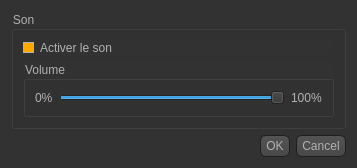
<?xml version="1.0" encoding="UTF-8"?>
<ui version="4.0">
 <class>ParametresSon</class>
 <widget class="QDialog" name="ParametresSon">
  <property name="geometry">
   <rect>
    <x>0</x>
    <y>0</y>
    <width>357</width>
    <height>153</height>
   </rect>
  </property>
  <property name="windowTitle">
   <string>Dialog</string>
  </property>
  <property name="styleSheet">
   <string notr="true">QToolTip
{
     border: 1px solid black;
     background-color: #ffa02f;
     padding: 1px;
     border-radius: 3px;
     opacity: 100;
}

QWidget
{
    color: #b1b1b1;
    background-color: #323232;
}

QWidget:item:hover
{
    background-color: QLinearGradient( x1: 0, y1: 0, x2: 0, y2: 1, stop: 0 #ffa02f, stop: 1 #ca0619);
    color: #000000;
}

QWidget:item:selected
{
    background-color: QLinearGradient( x1: 0, y1: 0, x2: 0, y2: 1, stop: 0 #ffa02f, stop: 1 #d7801a);
}

QMenuBar::item
{
    background: transparent;
}

QMenuBar::item:selected
{
    background: transparent;
    border: 1px solid #ffaa00;
}

QMenuBar::item:pressed
{
    background: #444;
    border: 1px solid #000;
    background-color: QLinearGradient(
        x1:0, y1:0,
        x2:0, y2:1,
        stop:1 #212121,
        stop:0.4 #343434/*,
        stop:0.2 #343434,
        stop:0.1 #ffaa00*/
    );
    margin-bottom:-1px;
    padding-bottom:1px;
}

QMenu
{
    border: 1px solid #000;
}

QMenu::item
{
    padding: 2px 20px 2px 20px;
}

QMenu::item:selected
{
    color: #000000;
}

QWidget:disabled
{
    color: #404040;
    background-color: #323232;
}

QAbstractItemView
{
    background-color: QLinearGradient( x1: 0, y1: 0, x2: 0, y2: 1, stop: 0 #4d4d4d, stop: 0.1 #646464, stop: 1 #5d5d5d);
}

QWidget:focus
{
    /*border: 2px solid QLinearGradient( x1: 0, y1: 0, x2: 0, y2: 1, stop: 0 #ffa02f, stop: 1 #d7801a);*/
}

QLineEdit
{
    background-color: QLinearGradient( x1: 0, y1: 0, x2: 0, y2: 1, stop: 0 #4d4d4d, stop: 0 #646464, stop: 1 #5d5d5d);
    padding: 1px;
    border-style: solid;
    border: 1px solid #1e1e1e;
    border-radius: 5;
}

QPushButton
{
    color: #b1b1b1;
    background-color: QLinearGradient( x1: 0, y1: 0, x2: 0, y2: 1, stop: 0 #565656, stop: 0.1 #525252, stop: 0.5 #4e4e4e, stop: 0.9 #4a4a4a, stop: 1 #464646);
    border-width: 1px;
    border-color: #1e1e1e;
    border-style: solid;
    border-radius: 6;
    padding: 3px;
    font-size: 12px;
    padding-left: 5px;
    padding-right: 5px;
}

QPushButton:pressed
{
    background-color: QLinearGradient( x1: 0, y1: 0, x2: 0, y2: 1, stop: 0 #2d2d2d, stop: 0.1 #2b2b2b, stop: 0.5 #292929, stop: 0.9 #282828, stop: 1 #252525);
}

QComboBox
{
    selection-background-color: #ffaa00;
    background-color: QLinearGradient( x1: 0, y1: 0, x2: 0, y2: 1, stop: 0 #565656, stop: 0.1 #525252, stop: 0.5 #4e4e4e, stop: 0.9 #4a4a4a, stop: 1 #464646);
    border-style: solid;
    border: 1px solid #1e1e1e;
    border-radius: 5;
}

QComboBox:hover,QPushButton:hover
{
    border: 2px solid QLinearGradient( x1: 0, y1: 0, x2: 0, y2: 1, stop: 0 #ffa02f, stop: 1 #d7801a);
}


QComboBox:on
{
    padding-top: 3px;
    padding-left: 4px;
    background-color: QLinearGradient( x1: 0, y1: 0, x2: 0, y2: 1, stop: 0 #2d2d2d, stop: 0.1 #2b2b2b, stop: 0.5 #292929, stop: 0.9 #282828, stop: 1 #252525);
    selection-background-color: #ffaa00;
}

QComboBox QAbstractItemView
{
    border: 2px solid darkgray;
    selection-background-color: QLinearGradient( x1: 0, y1: 0, x2: 0, y2: 1, stop: 0 #ffa02f, stop: 1 #d7801a);
}

QComboBox::drop-down
{
     subcontrol-origin: padding;
     subcontrol-position: top right;
     width: 15px;

     border-left-width: 0px;
     border-left-color: darkgray;
     border-left-style: solid; /* just a single line */
     border-top-right-radius: 3px; /* same radius as the QComboBox */
     border-bottom-right-radius: 3px;
 }

QComboBox::down-arrow
{
     image: url(:/down_arrow.png);
}

QGroupBox:focus
{
border: 2px solid QLinearGradient( x1: 0, y1: 0, x2: 0, y2: 1, stop: 0 #ffa02f, stop: 1 #d7801a);
}

QTextEdit:focus
{
    border: 2px solid QLinearGradient( x1: 0, y1: 0, x2: 0, y2: 1, stop: 0 #ffa02f, stop: 1 #d7801a);
}

QScrollBar:horizontal {
     border: 1px solid #222222;
     background: QLinearGradient( x1: 0, y1: 0, x2: 0, y2: 1, stop: 0.0 #121212, stop: 0.2 #282828, stop: 1 #484848);
     height: 7px;
     margin: 0px 16px 0 16px;
}

QScrollBar::handle:horizontal
{
      background: QLinearGradient( x1: 0, y1: 0, x2: 1, y2: 0, stop: 0 #ffa02f, stop: 0.5 #d7801a, stop: 1 #ffa02f);
      min-height: 20px;
      border-radius: 2px;
}

QScrollBar::add-line:horizontal {
      border: 1px solid #1b1b19;
      border-radius: 2px;
      background: QLinearGradient( x1: 0, y1: 0, x2: 1, y2: 0, stop: 0 #ffa02f, stop: 1 #d7801a);
      width: 14px;
      subcontrol-position: right;
      subcontrol-origin: margin;
}

QScrollBar::sub-line:horizontal {
      border: 1px solid #1b1b19;
      border-radius: 2px;
      background: QLinearGradient( x1: 0, y1: 0, x2: 1, y2: 0, stop: 0 #ffa02f, stop: 1 #d7801a);
      width: 14px;
     subcontrol-position: left;
     subcontrol-origin: margin;
}

QScrollBar::right-arrow:horizontal, QScrollBar::left-arrow:horizontal
{
      border: 1px solid black;
      width: 1px;
      height: 1px;
      background: white;
}

QScrollBar::add-page:horizontal, QScrollBar::sub-page:horizontal
{
      background: none;
}

QScrollBar:vertical
{
      background: QLinearGradient( x1: 0, y1: 0, x2: 1, y2: 0, stop: 0.0 #121212, stop: 0.2 #282828, stop: 1 #484848);
      width: 7px;
      margin: 16px 0 16px 0;
      border: 1px solid #222222;
}

QScrollBar::handle:vertical
{
      background: QLinearGradient( x1: 0, y1: 0, x2: 0, y2: 1, stop: 0 #ffa02f, stop: 0.5 #d7801a, stop: 1 #ffa02f);
      min-height: 20px;
      border-radius: 2px;
}

QScrollBar::add-line:vertical
{
      border: 1px solid #1b1b19;
      border-radius: 2px;
      background: QLinearGradient( x1: 0, y1: 0, x2: 0, y2: 1, stop: 0 #ffa02f, stop: 1 #d7801a);
      height: 14px;
      subcontrol-position: bottom;
      subcontrol-origin: margin;
}

QScrollBar::sub-line:vertical
{
      border: 1px solid #1b1b19;
      border-radius: 2px;
      background: QLinearGradient( x1: 0, y1: 0, x2: 0, y2: 1, stop: 0 #d7801a, stop: 1 #ffa02f);
      height: 14px;
      subcontrol-position: top;
      subcontrol-origin: margin;
}

QScrollBar::up-arrow:vertical, QScrollBar::down-arrow:vertical
{
      border: 1px solid black;
      width: 1px;
      height: 1px;
      background: white;
}


QScrollBar::add-page:vertical, QScrollBar::sub-page:vertical
{
      background: none;
}

QTextEdit
{
    background-color: #242424;
}

QPlainTextEdit
{
    background-color: #242424;
}

QHeaderView::section
{
    background-color: QLinearGradient(x1:0, y1:0, x2:0, y2:1, stop:0 #616161, stop: 0.5 #505050, stop: 0.6 #434343, stop:1 #656565);
    color: white;
    padding-left: 4px;
    border: 1px solid #6c6c6c;
}

QCheckBox:disabled
{
color: #414141;
}

QDockWidget::title
{
    text-align: center;
    spacing: 3px; /* spacing between items in the tool bar */
    background-color: QLinearGradient(x1:0, y1:0, x2:0, y2:1, stop:0 #323232, stop: 0.5 #242424, stop:1 #323232);
}

QDockWidget::close-button, QDockWidget::float-button
{
    text-align: center;
    spacing: 1px; /* spacing between items in the tool bar */
    background-color: QLinearGradient(x1:0, y1:0, x2:0, y2:1, stop:0 #323232, stop: 0.5 #242424, stop:1 #323232);
}

QDockWidget::close-button:hover, QDockWidget::float-button:hover
{
    background: #242424;
}

QDockWidget::close-button:pressed, QDockWidget::float-button:pressed
{
    padding: 1px -1px -1px 1px;
}

QMainWindow::separator
{
    background-color: QLinearGradient(x1:0, y1:0, x2:0, y2:1, stop:0 #161616, stop: 0.5 #151515, stop: 0.6 #212121, stop:1 #343434);
    color: white;
    padding-left: 4px;
    border: 1px solid #4c4c4c;
    spacing: 3px; /* spacing between items in the tool bar */
}

QMainWindow::separator:hover
{

    background-color: QLinearGradient(x1:0, y1:0, x2:0, y2:1, stop:0 #d7801a, stop:0.5 #b56c17 stop:1 #ffa02f);
    color: white;
    padding-left: 4px;
    border: 1px solid #6c6c6c;
    spacing: 3px; /* spacing between items in the tool bar */
}

QToolBar::handle
{
     spacing: 3px; /* spacing between items in the tool bar */
     background: url(:/images/handle.png);
}

QMenu::separator
{
    height: 2px;
    background-color: QLinearGradient(x1:0, y1:0, x2:0, y2:1, stop:0 #161616, stop: 0.5 #151515, stop: 0.6 #212121, stop:1 #343434);
    color: white;
    padding-left: 4px;
    margin-left: 10px;
    margin-right: 5px;
}

QProgressBar
{
    border: 2px solid grey;
    border-radius: 5px;
    text-align: center;
}

QProgressBar::chunk
{
    background-color: #d7801a;
    width: 2.15px;
    margin: 0.5px;
}

QTabBar::tab {
    color: #b1b1b1;
    border: 1px solid #444;
    border-bottom-style: none;
    background-color: #323232;
    padding-left: 10px;
    padding-right: 10px;
    padding-top: 3px;
    padding-bottom: 2px;
    margin-right: -1px;
}

QTabWidget::pane {
    border: 1px solid #444;
    top: 1px;
}

QTabBar::tab:last
{
    margin-right: 0; /* the last selected tab has nothing to overlap with on the right */
    border-top-right-radius: 3px;
}

QTabBar::tab:first:!selected
{
 margin-left: 0px; /* the last selected tab has nothing to overlap with on the right */


    border-top-left-radius: 3px;
}

QTabBar::tab:!selected
{
    color: #b1b1b1;
    border-bottom-style: solid;
    margin-top: 3px;
    background-color: QLinearGradient(x1:0, y1:0, x2:0, y2:1, stop:1 #212121, stop:.4 #343434);
}

QTabBar::tab:selected
{
    border-top-left-radius: 3px;
    border-top-right-radius: 3px;
    margin-bottom: 0px;
}

QTabBar::tab:!selected:hover
{
    /*border-top: 2px solid #ffaa00;
    padding-bottom: 3px;*/
    border-top-left-radius: 3px;
    border-top-right-radius: 3px;
    background-color: QLinearGradient(x1:0, y1:0, x2:0, y2:1, stop:1 #212121, stop:0.4 #343434, stop:0.2 #343434, stop:0.1 #ffaa00);
}

QRadioButton::indicator:checked, QRadioButton::indicator:unchecked{
    color: #b1b1b1;
    background-color: #323232;
    border: 1px solid #b1b1b1;
    border-radius: 6px;
}

QRadioButton::indicator:checked
{
    background-color: qradialgradient(
        cx: 0.5, cy: 0.5,
        fx: 0.5, fy: 0.5,
        radius: 1.0,
        stop: 0.25 #ffaa00,
        stop: 0.3 #323232
    );
}

QCheckBox::indicator{
    color: #b1b1b1;
    background-color: #323232;
    border: 1px solid #b1b1b1;
    width: 9px;
    height: 9px;
}

QRadioButton::indicator
{
    border-radius: 6px;
}

QRadioButton::indicator:hover, QCheckBox::indicator:hover
{
    border: 1px solid #ffaa00;
}

QCheckBox::indicator:checked
{
    background-color: #ffaa00;
}

QCheckBox::indicator:disabled, QRadioButton::indicator:disabled
{
    border: 1px solid #444;
}</string>
  </property>
  <layout class="QVBoxLayout" name="verticalLayout_2">
   <item>
    <widget class="QGroupBox" name="groupBox_2">
     <property name="title">
      <string>Son</string>
     </property>
     <layout class="QVBoxLayout" name="verticalLayout">
      <item>
       <widget class="QCheckBox" name="checkBoutonActiverSon">
        <property name="text">
         <string>Activer le son</string>
        </property>
        <property name="checked">
         <bool>true</bool>
        </property>
        <property name="tristate">
         <bool>false</bool>
        </property>
       </widget>
      </item>
      <item>
       <widget class="QGroupBox" name="groupBox">
        <property name="title">
         <string>Volume</string>
        </property>
        <layout class="QHBoxLayout" name="horizontalLayout">
         <item>
          <widget class="QLabel" name="label_2">
           <property name="text">
            <string>0%</string>
           </property>
          </widget>
         </item>
         <item>
          <widget class="QSlider" name="sliderVolume">
           <property name="maximum">
            <number>100</number>
           </property>
           <property name="value">
            <number>100</number>
           </property>
           <property name="orientation">
            <enum>Qt::Horizontal</enum>
           </property>
          </widget>
         </item>
         <item>
          <widget class="QLabel" name="label">
           <property name="text">
            <string>100%</string>
           </property>
          </widget>
         </item>
        </layout>
       </widget>
      </item>
     </layout>
    </widget>
   </item>
   <item>
    <widget class="QDialogButtonBox" name="buttonBox">
     <property name="orientation">
      <enum>Qt::Horizontal</enum>
     </property>
     <property name="standardButtons">
      <set>QDialogButtonBox::Cancel|QDialogButtonBox::Ok</set>
     </property>
    </widget>
   </item>
  </layout>
 </widget>
 <resources/>
 <connections>
  <connection>
   <sender>buttonBox</sender>
   <signal>accepted()</signal>
   <receiver>ParametresSon</receiver>
   <slot>accept()</slot>
   <hints>
    <hint type="sourcelabel">
     <x>248</x>
     <y>254</y>
    </hint>
    <hint type="destinationlabel">
     <x>157</x>
     <y>274</y>
    </hint>
   </hints>
  </connection>
  <connection>
   <sender>buttonBox</sender>
   <signal>rejected()</signal>
   <receiver>ParametresSon</receiver>
   <slot>reject()</slot>
   <hints>
    <hint type="sourcelabel">
     <x>316</x>
     <y>260</y>
    </hint>
    <hint type="destinationlabel">
     <x>286</x>
     <y>274</y>
    </hint>
   </hints>
  </connection>
 </connections>
</ui>
